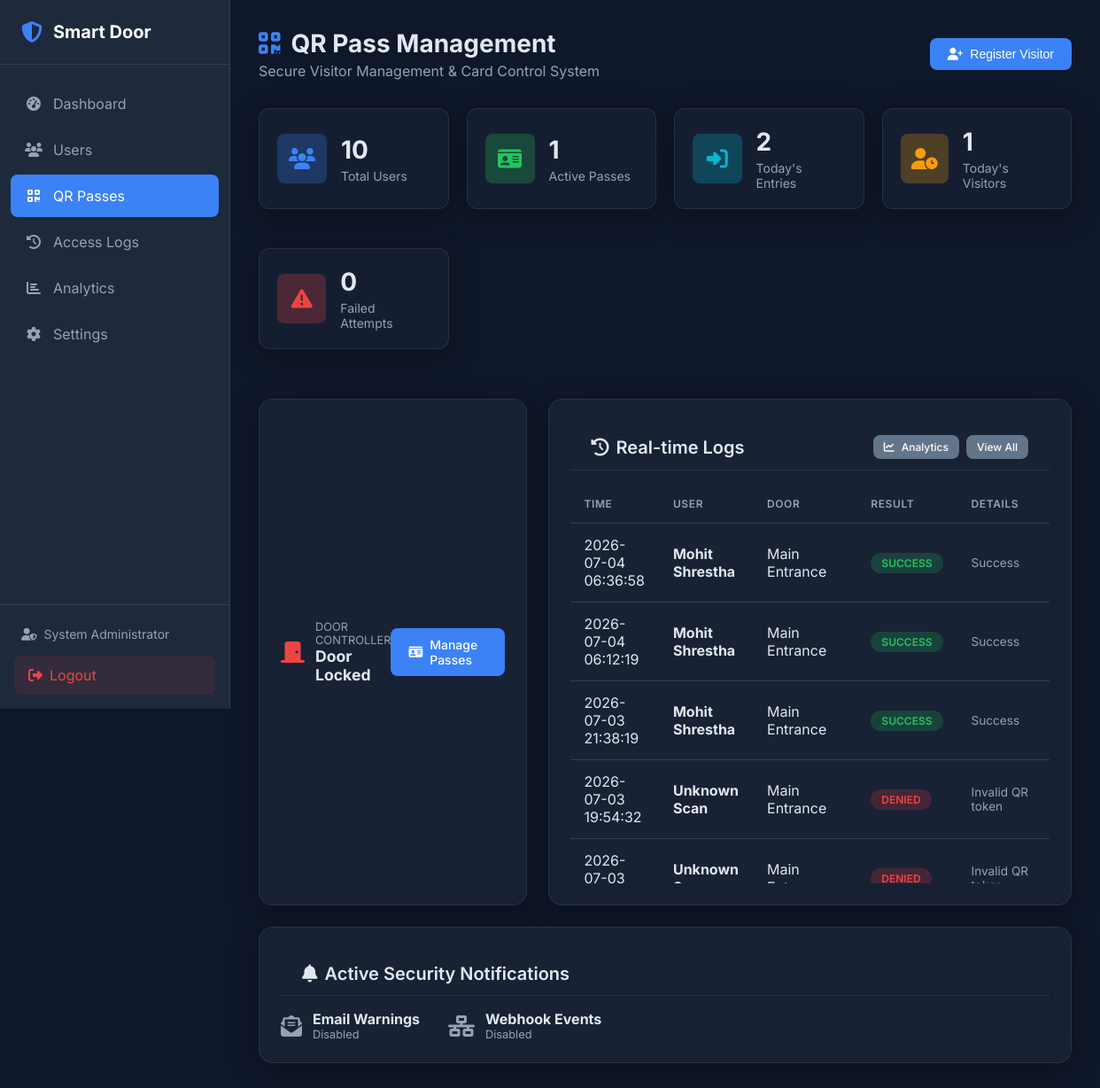
Page /admin/qr (signed in) on the committed database.
### tables this page shows
CREATE TABLE access_logs (
    id INTEGER PRIMARY KEY AUTOINCREMENT,
    user_id INTEGER,  -- NULL if unknown person
    employee_id VARCHAR(50),  -- Stored separately for historical reference
    user_name VARCHAR(100),  -- Stored separately for historical reference
    event_type VARCHAR(10) NOT NULL CHECK(event_type IN ('ENTRY', 'EXIT')),
    access_date DATE NOT NULL,
    access_time TIME NOT NULL,
    result VARCHAR(20) NOT NULL CHECK(result IN ('SUCCESS', 'FAILED', 'DENIED')),
    face_match BOOLEAN DEFAULT 0,
    fingerprint_match BOOLEAN DEFAULT 0,
    failure_reason VARCHAR(255),
    confidence_score FLOAT,
    ip_address VARCHAR(45),
    created_at DATETIME DEFAULT CURRENT_TIMESTAMP, qr_token VARCHAR(255) NULL, door VARCHAR(100) DEFAULT 'Main Entrance', camera VARCHAR(100) NULL, reason VARCHAR(255) NULL,
    FOREIGN KEY (user_id) REFERENCES users(id) ON DELETE SET NULL
);

### web/routes/qr_routes.py (the view)
@qr_bp.route('/admin/qr')
@login_required
def dashboard():
    stats = qr_repo.get_dashboard_stats()
    recent_logs = qr_repo.access_log_repo.get_recent_logs(limit=10)
    from modules.door_control import DoorController
    door_ctrl = DoorController()
    door_status = door_ctrl.get_status()
    email_enabled = access_controller.get_setting("email_notifications_enabled", "false") == "true"
    webhook_enabled = access_controller.get_setting("webhook_notifications_enabled", "false") == "true"
    return render_template(
        'qr/dashboard.html',
        stats=stats,
        recent_logs=recent_logs,
        door_state=door_status.state.value,
        email_enabled=email_enabled,
        webhook_enabled=webhook_enabled
    )

### database/db_manager.py (called while the page is built, shortened)
    def _get_connection(self) -> sqlite3.Connection:
        return self._local.connection

    def execute(self, query: str, params: tuple = ()) -> sqlite3.Cursor:
        conn = self._get_connection()
        cursor = conn.cursor()
        cursor.execute(query, params)
        return cursor

    def get_recent_logs(self, limit: int = 50) -> List[Dict]:
        cursor = self.db.execute(
            """SELECT * FROM access_logs
               ORDER BY created_at DESC LIMIT ?""",
            (limit,)
        )
        return [dict(row) for row in cursor.fetchall()]

### modules/access_controller.py (called while the page is built)
    def get_setting(self, key: str, default: Any = None) -> Any:
        try:
            cursor = self.qr_repo.db.execute(
                "SELECT value, is_encrypted FROM system_settings WHERE key = ?", (key,)
            )
            row = cursor.fetchone()
            if not row:
                return default
            val = row['value']
            if row['is_encrypted']:
                return ConfigEncryptor.decrypt(val)
            return val
        except Exception as e:
            logger.error(f"Error fetching setting {key}: {e}")
            return default

### modules/door_control.py (called while the page is built, shortened)
    def __new__(cls, servo_pin=None, simulation=False):
        return cls._instance

    def get_status(self) -> DoorStatus:
        with self._state_lock:
            remaining = 0.0
            if self._state is DoorState.UNLOCKED and self._last_unlock_time is not None:
                remaining = max(0.0, AUTO_LOCK_DELAY - (time.time() - self._last_unlock_time))
            return DoorStatus(
                state           = self._state,
                time_until_lock = remaining,
                last_unlock_time = self._last_unlock_time,
                message          = self._state.value,
            )

### web/routes/qr_routes.py (called while the page is built)
def login_required(f):
    @wraps(f)
    def decorated_function(*args, **kwargs):
        if 'admin_id' not in session:
            flash('Please log in to access this page.', 'warning')
            return redirect(url_for('login'))
        return f(*args, **kwargs)
    return decorated_function

### web/templates/qr/dashboard.html (shortened to what this page needs)
{% extends "base.html" %}
{% block extra_css %}
<link rel="stylesheet" href="{{ url_for('static', filename='css/qr.css') }}">
{% endblock %}
{% block content %}
<div class="page-header" style="display: flex; justify-content: space-between; align-items: center; flex-wrap: wrap; gap: 1rem;">
    <div>
        <h1><i class="fas fa-qrcode"></i> QR Pass Management</h1>
        <p>Secure Visitor Management & Card Control System</p>
    </div>
    <button class="btn btn-primary" onclick="document.getElementById('add-visitor-modal').style.display='flex'">
        <i class="fas fa-user-plus"></i> Register Visitor
    </button>
</div>
<div class="qr-stats-grid">
    <div class="qr-stat-card qr-glass-card">
        <div class="qr-stat-icon bg-primary">
            <i class="fas fa-users"></i>
        </div>
        <div class="qr-stat-info">
            <h3 id="widget-total-users">{{ stats.total_users }}</h3>
            <p>Total Users</p>
        </div>
    </div>
    <div class="qr-stat-card qr-glass-card">
        <div class="qr-stat-icon bg-success">
            <i class="fas fa-id-card"></i>
        </div>
        <div class="qr-stat-info">
            <h3>{{ stats.active_passes }}</h3>
            <p>Active Passes</p>
        </div>
    </div>
    <div class="qr-stat-card qr-glass-card">
        <div class="qr-stat-icon bg-info">
            <i class="fas fa-sign-in-alt"></i>
        </div>
        <div class="qr-stat-info">
            <h3>{{ stats.today_entries }}</h3>
            <p>Today's Entries</p>
        </div>
    </div>
    <div class="qr-stat-card qr-glass-card">
        <div class="qr-stat-icon bg-warning">
            <i class="fas fa-user-clock"></i>
        </div>
        <div class="qr-stat-info">
            <h3>{{ stats.today_visitors }}</h3>
            <p>Today's Visitors</p>
        </div>
    </div>
    <div class="qr-stat-card qr-glass-card">
        <div class="qr-stat-icon bg-danger">
            <i class="fas fa-exclamation-triangle"></i>
        </div>
        <div class="qr-stat-info">
            <h3>{{ stats.failed_attempts }}</h3>
            <p>Failed Attempts</p>
        </div>
    </div>
</div>
<div class="qr-form-section">
    <div class="qr-glass-card" style="display: flex; justify-content: space-between; align-items: center; padding: 1.25rem 1.5rem;">
        <div style="display: flex; align-items: center; gap: 0.75rem;">
            <i class="fas fa-door-closed" style="font-size: 1.5rem; color: #ef4444;"></i>
            <div>
                <span style="font-size: 0.8rem; color: #94a3b8; display: block; text-transform: uppercase;">Door Controller</span>
                <strong style="font-size: 1.1rem; color: #e2e8f0;">{{ door_state }}</strong>
            </div>
        </div>
        <a href="{{ url_for('qr.list_passes') }}" class="btn btn-primary">
            <i class="fas fa-id-card"></i> Manage Passes
        </a>
    </div>
    <div class="qr-glass-card">
        <div class="card-header" style="border-bottom: 1px solid var(--glass-border); padding-bottom: 0.75rem; margin-bottom: 1rem; display: flex; justify-content: space-between; align-items: center;">
            <h2 style="font-size: 1.25rem;"><i class="fas fa-history"></i> Real-time Logs</h2>
            <div style="display: flex; gap: 0.5rem;">
                <a href="{{ url_for('qr.reports') }}" class="btn btn-secondary btn-sm"><i class="fas fa-chart-line"></i> Analytics</a>
                <a href="{{ url_for('logs') }}" class="btn btn-secondary btn-sm">View All</a>
            </div>
        </div>
        <div class="table-responsive" style="max-height: 450px; overflow-y: auto;">
            <table class="table" id="dashboard-recent-logs">
                <thead>
                    <tr>
                        <th>Time</th>
                        <th>User</th>
                        <th>Door</th>
                        <th>Result</th>
                        <th>Details</th>
                    </tr>
                </thead>
                <tbody>
                    {% if recent_logs %}
                        {% for log in recent_logs %}
                        <tr>
                            <td>{{ log.access_date }} {{ log.access_time }}</td>
                            <td><strong>{{ log.user_name or 'Unknown Scan' }}</strong></td>
                            <td>{{ log.door or 'Main Entrance' }}</td>
                            <td>
                                <span class="badge badge-{{ 'success' if log.result == 'SUCCESS' else 'danger' if log.result == 'DENIED' else 'warning' }}">
                                    {{ log.result }}
                                </span>
                            </td>
                            <td class="text-muted" style="font-size: 0.85rem;">{{ log.failure_reason or log.reason or '-' }}</td>
                        </tr>
                        {% endfor %}
                    {% else %}
                    <tr>
                        <td colspan="5" class="text-center text-muted">No recent activity</td>
                    </tr>
                    {% endif %}
                </tbody>
            </table>
        </div>
    </div>
</div>
<div class="qr-glass-card">
    <div class="card-header" style="border-bottom: 1px solid var(--glass-border); padding-bottom: 0.75rem; margin-bottom: 1rem;">
        <h2 style="font-size: 1.25rem;"><i class="fas fa-bell"></i> Active Security Notifications</h2>
    </div>
    <div style="display: flex; gap: 2rem; flex-wrap: wrap;">
        <div style="display: flex; align-items: center; gap: 0.75rem;">
            <i class="fas fa-envelope-open-text {{ 'text-success' if email_enabled else 'text-muted' }}" style="font-size: 1.5rem;"></i>
            <div>
                <strong>Email Warnings</strong>
                <span style="font-size: 0.8rem; color: #94a3b8; display: block;">{{ 'Enabled' if email_enabled else 'Disabled' }}</span>
            </div>
        </div>
        <div style="display: flex; align-items: center; gap: 0.75rem;">
            <i class="fas fa-network-wired {{ 'text-success' if webhook_enabled else 'text-muted' }}" style="font-size: 1.5rem;"></i>
            <div>
                <strong>Webhook Events</strong>
                <span style="font-size: 0.8rem; color: #94a3b8; display: block;">{{ 'Enabled' if webhook_enabled else 'Disabled' }}</span>
            </div>
        </div>
    </div>
</div>
{% endblock %}

### web/static/css/style.css (style rules this page uses)
:root { --primary: #3b82f6; --primary-dark: #2563eb; --secondary: #64748b; --success: #22c55e; --danger: #ef4444; --warning: #f59e0b; --info: #06b6d4; --dark: #1e293b; --darker: #0f172a; --light: #f1f5f9; --white: #ffffff; --border: #334155; --text: #e2e8f0; --text-muted: #94a3b8; --sidebar-width: 260px; }
* { margin: 0; padding: 0; box-sizing: border-box; }
body { font-family: 'Inter', -apple-system, BlinkMacSystemFont, sans-serif; background-color: var(--darker); color: var(--text); min-height: 100vh; display: flex; }
a { text-decoration: none; color: inherit; }
.page-header { display: flex; justify-content: space-between; align-items: center; margin-bottom: 2rem; }
.page-header h1 { font-size: 1.75rem; font-weight: 700; display: flex; align-items: center; gap: 0.75rem; }
.page-header h1 i { color: var(--primary); }
.page-header p { color: var(--text-muted); margin-top: 0.25rem; }
.card-header { padding: 1rem 1.5rem; border-bottom: 1px solid var(--border); display: flex; justify-content: space-between; align-items: center; }
.card-header h2 { font-size: 1rem; font-weight: 600; display: flex; align-items: center; gap: 0.5rem; }
.table { width: 100%; border-collapse: collapse; }
.table th, .table td { padding: 0.875rem 1rem; text-align: left; border-bottom: 1px solid var(--border); }
.table th { font-weight: 600; color: var(--text-muted); font-size: 0.75rem; text-transform: uppercase; letter-spacing: 0.05em; }
.badge { display: inline-block; padding: 0.25rem 0.75rem; border-radius: 9999px; font-size: 0.75rem; font-weight: 600; text-transform: uppercase; }
.badge-success { background: rgba(34, 197, 94, 0.2); color: var(--success); }
.badge-danger { background: rgba(239, 68, 68, 0.2); color: var(--danger); }
.btn { display: inline-flex; align-items: center; gap: 0.5rem; padding: 0.625rem 1.25rem; border-radius: 0.5rem; font-weight: 500; font-size: 0.875rem; border: none; cursor: pointer; transition: all 0.2s; }
.btn-sm { padding: 0.375rem 0.75rem; font-size: 0.75rem; }
.btn-primary { background: var(--primary); color: var(--white); }
.btn-secondary { background: var(--secondary); color: var(--white); }
.text-muted { color: var(--text-muted); }

### web/static/css/qr.css (style rules this page uses)
:root { --glass-bg: rgba(30, 41, 59, 0.65); --glass-border: rgba(255, 255, 255, 0.08); --glass-shadow: rgba(0, 0, 0, 0.3); --card-glow: rgba(59, 130, 246, 0.15); }
.qr-glass-card { background: var(--glass-bg); backdrop-filter: blur(12px); -webkit-backdrop-filter: blur(12px); border: 1px solid var(--glass-border); border-radius: 1rem; box-shadow: 0 8px 32px 0 var(--glass-shadow); padding: 1.5rem; margin-bottom: 1.5rem; transition: all 0.3s cubic-bezier(0.4, 0, 0.2, 1); }
.qr-stats-grid { display: grid; grid-template-columns: repeat(auto-fit, minmax(200px, 1fr)); gap: 1.25rem; margin-bottom: 2rem; }
.qr-stat-card { background: rgba(30, 41, 59, 0.45); border: 1px solid var(--glass-border); border-radius: 0.75rem; padding: 1.25rem; display: flex; align-items: center; gap: 1rem; transition: transform 0.2s; }
.qr-stat-icon { width: 3.5rem; height: 3.5rem; border-radius: 0.5rem; display: flex; align-items: center; justify-content: center; font-size: 1.5rem; }
.qr-stat-icon.bg-primary { background-color: rgba(59, 130, 246, 0.25); color: #3b82f6; }
.qr-stat-icon.bg-success { background-color: rgba(34, 197, 94, 0.25); color: #22c55e; }
.qr-stat-icon.bg-info { background-color: rgba(6, 182, 212, 0.25); color: #06b6d4; }
.qr-stat-icon.bg-warning { background-color: rgba(245, 158, 11, 0.25); color: #f59e0b; }
.qr-stat-icon.bg-danger { background-color: rgba(239, 68, 68, 0.25); color: #ef4444; }
.qr-stat-info h3 { font-size: 1.75rem; font-weight: 700; margin-bottom: 0.25rem; }
.qr-stat-info p { color: var(--text-muted); font-size: 0.875rem; }
.qr-form-section { display: grid; grid-template-columns: 1fr 1fr; gap: 1.5rem; }

### rows in the picture
access_logs: access_date "2026-07-04", access_time "06:36:58", user_name "Mohit Shrestha", door "Main Entrance", result "SUCCESS", reason "Success"
access_logs: access_date "2026-07-04", access_time "06:12:19", user_name "Mohit Shrestha", door "Main Entrance", result "SUCCESS", reason "Success"
access_logs: access_date "2026-07-03", access_time "21:38:19", user_name "Mohit Shrestha", door "Main Entrance", result "SUCCESS", reason "Success"
access_logs: access_date "2026-07-03", access_time "19:54:32", user_name "Unknown Scan", door "Main Entrance", result "DENIED", failure_reason "Invalid QR token"
access_logs: access_date "2026-07-03", user_name "Unknown…", door "Main…", result "DENIED", failure_reason "Invalid QR…"

### other values in the picture
{{ session.get('admin_name', 'Admin') }} "System Administrator"
{{ stats.total_users }} "10"
{{ stats.active_passes }} "1"
{{ stats.today_entries }} "2"
{{ stats.today_visitors }} "1"
{{ stats.failed_attempts }} "0"
{{ door_state }} "Door Locked"
{{ 'Enabled' if email_enabled else 'Disabled' }} "Disabled"
{{ 'Enabled' if webhook_enabled else 'Disabled' }} "Disabled"
